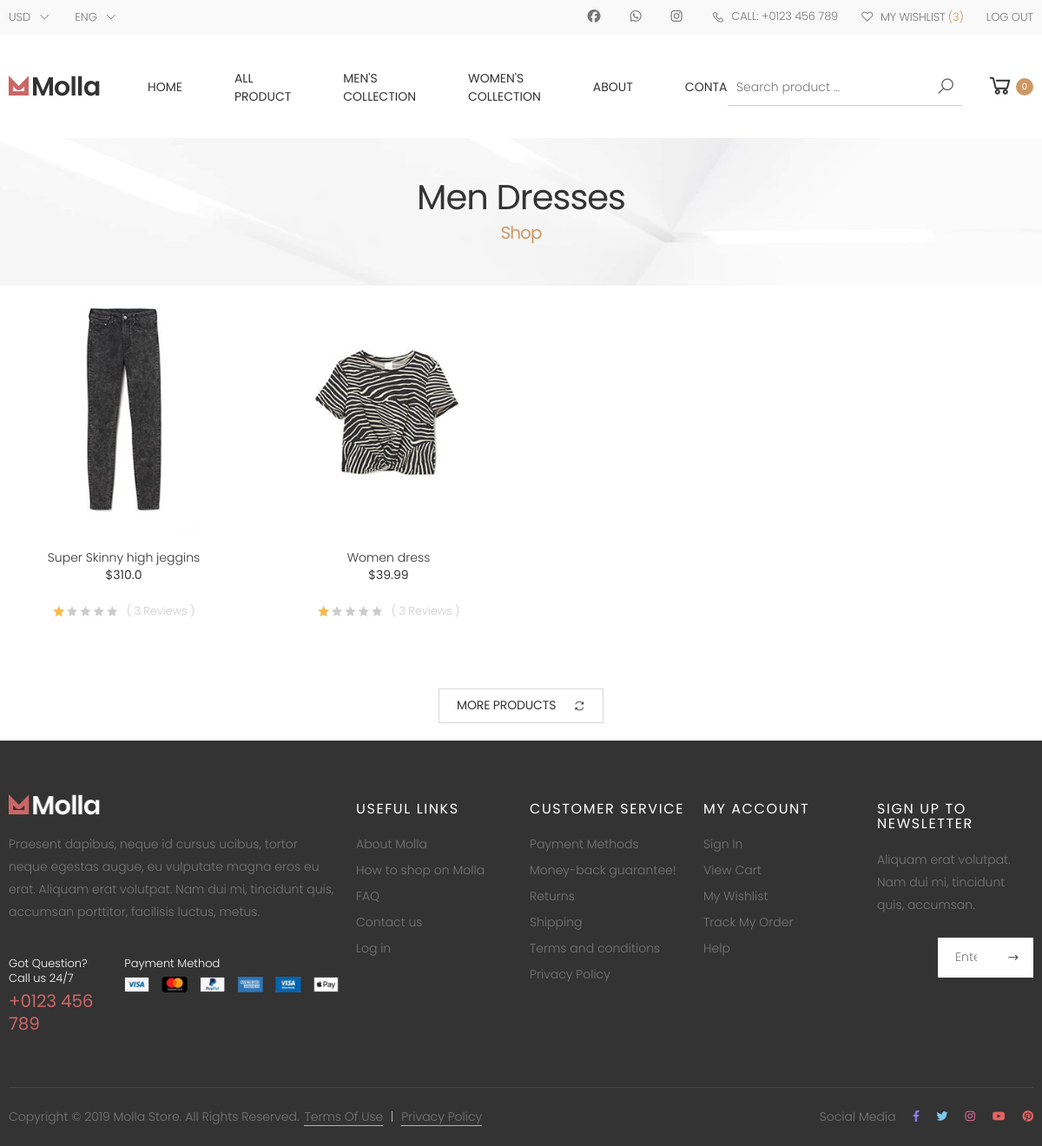
Screenshot of /categorymen/3 (signed in) with the database file from the repository.
### main/models.py (models this page shows, shortened)
class Product(models.Model):
    id = models.BigAutoField(primary_key=True, null=False)
    title = models.CharField(null=True,max_length=50)
    rating = models.FloatField(null=True)
    price = models.FloatField(null=True)
    offer_price = models.FloatField(null=True)
    introduction = models.CharField(null=True,max_length=200)
    color = models.ImageField(null=True,upload_to='product-img')
    size=models.ForeignKey(Size,default=2, null=True,on_delete=models.SET_DEFAULT)
    small=models.IntegerField(null=True)
    medium=models.IntegerField(null=True)
    large=models.IntegerField(null=True)
    category = models.ManyToManyField(Category)
    tag= models.ManyToManyField('Tag')
    brand = models.ForeignKey(Brand, null=True, on_delete=models.CASCADE)
    description = RichTextField()
    additional_information = RichTextField(null=True)
    shipping_information = RichTextField(null=True)
    hover_image=models.ImageField(null=False,blank=True,upload_to='product-img')
    side_img1=models.ImageField(null=True,blank=True,upload_to='product-img')
    side_img2=models.ImageField(null=True,blank=True,upload_to='product-img')
    side_img3=models.ImageField(null=True,blank=True,upload_to='product-img')
    side_img4=models.ImageField(null=True,blank=True,upload_to='product-img')
    is_featured=models.BooleanField(default=False)
    review=models.IntegerField(null=True)

### main/views.py (the view)
# urls.py: path('categorymen/<int:pk>',views.categorymenDress,name='category-men-dress'),
def categorymenDress(request,pk):
    product=Product.objects.all()
    category=Category.objects.all()
    mencategory=product.filter(category=2)
    mendress=mencategory.filter(category=pk)
    cart = Cart.objects.all()
    if request.user.is_authenticated:
        cart = cart.filter(user=request.user)
        return render(request, 'categorymendress.html', {
            'carts': cart,'mendress':mendress
        })
    return render(request,'categorymendress.html',{
        'mendress':mendress
    })

### main/templates/categorymendress.html (shortened to what this page needs)
{% load static %}
{% include 'plugin-css.html' %}
{% include 'header.html' %}
        <main class="main">
        	<div class="page-header text-center" id="bg"  >
        		<div class="container">
        			<h1 class="page-title">Men Dresses<span>Shop</span></h1>
        		</div>
        	</div>
                <div class="products">
                        <div class="row">
                        {% for i in mendress %}
                            <div class="col-6 col-md-4 col-lg-4 col-xl-3">
                                <div class="product product-7 text-center">
            <figure class="product-media">
              <a href="#">
                <img src="{{ i.color.url }}" alt="Product image" />
              </a>
            </figure>
            <div class="product-body">
              <h3 class="product-title"><a href={% url 'product' i.id %}>{{i.title}}</a></h3>
              <div class="product-price">${{i.price}}</div>
              <div class="ratings-container">
                <div class="ratings">
                  <div class="ratings-val" style="width: 20%"></div>
                </div>
                <span class="ratings-text">( {{i.review}} Reviews )</span>
              </div>
            </div>
          </div>
                            </div>
                            {% endfor %}
                        </div>
                        <div class="load-more-container text-center">
                            <a href="#" class="btn btn-outline-darker btn-load-more">More Products <i class="icon-refresh"></i></a>
                        </div>
                    </div>
                </div>
      {% include 'footer.html' %}
</body>
</html>

### main/static/assets/css/demos/demo-7.css (style rules this page uses)
.container,.container-fluid { width:1800px;max-width:100%;padding-left:1rem;padding-right:1rem }
.product.product-7 { margin-bottom:2rem;background-color:#fff;overflow:hidden }
.product.product-7 .product-media { background-color:#fff;position:relative }
.product.product-7 .product-body { padding-bottom:.5rem }
.product.product-7 .product-title { margin-bottom:.3rem;font-size:1.4rem;font-weight:300;letter-spacing:0 }
.product.product-7 .product-price { color:#333;font-size:1.4rem;letter-spacing:0;margin-bottom:2.5rem }

### main/static/assets/css/custom.css (style rules this page uses)
#bg { background-image: url(../images/page-header-bg.jpg); }

### rows the page displays
Product: color (picture), title "Super Skinny high jeggins", price "310.0", review "3"
Product: color (picture), title "Women dress", price "39.99", review "3"
